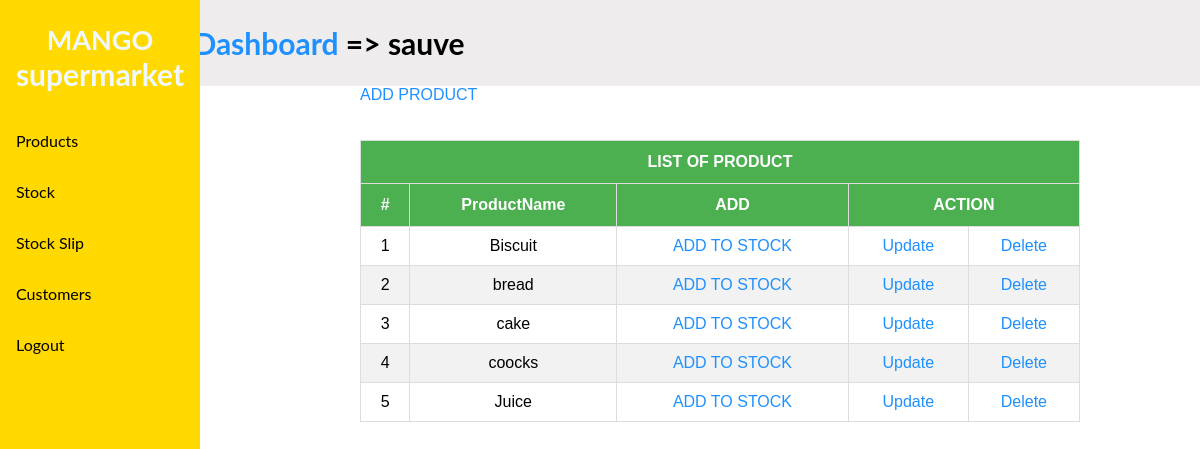
The app's page /vproduct.php (signed in) with its own data.
### tables this page shows
CREATE TABLE `product` (
  `productId` int(11) NOT NULL,
  `ProductName` text NOT NULL
);

### vproduct.php (the view, shortened to what this page needs)
<?php
include 'menus.php';
?>
<div id="customers">
<a href="product.php">ADD PRODUCT</a>
</div>
<table id="customers">
    <tr>
        <th colspan="5"> LIST OF PRODUCT </th>
    </tr>
    <tr>
    <th>#</th>
    <th>ProductName</th>
    <th>ADD</th>
    <th colspan="2">ACTION</th>
    </tr>
<?php
$sign="SELECT * FROM product ORDER BY ProductName ASC";
$si=$con->query($sign);
if ($si->num_rows > 0) {
    $i=1;
    while ($row=$si->fetch_assoc()) {
        $id=$row['productId'];
        $pname=$row['ProductName'];
        $stock='<a href="stock.php?pid='.$id.'&pname='.$pname.'">ADD TO STOCK</a>';
        $update='<a href="update.php?upid='.$id.'&pname='.$pname.'">Update</a>';
        $delete='<a href="delete.php?did='.$id.'">Delete</a>';
        ?>
    <tr>
    <td><?= $i++;?></td>
    <td><?= $pname;?></td>
    <td><?= $stock;?></td>
    <td><?= $update;?></td>
    <td><?= $delete;?></td>
    </tr>
        <?php
    }
}
else{
    ?>
    <tr>
        <td colspan="3">No Product Found In The Table</td>
    </tr>
    <?php
}
?>
</table>

### css/main.css (style rules this page uses)
* { text-decoration: none; }
a { color: dodgerblue; }
#customers { margin-left: 30%; font-family: "Trebuchet MS", Arial, Helvetica, sans-serif; border-collapse: collapse; width: 60%; }
table { margin-top: 3%; text-align: center; align-items: center; }
#customers td, #customers th { border: 1px solid #ddd; padding: 10px; }
#customers tr:nth-child(even) { background-color: #f2f2f2; }
#customers th { padding-top: 12px; padding-bottom: 12px; text-align: center; background-color: #4CAF50; color: white; }

### records on screen
product: ProductName "Biscuit"
product: ProductName "bread"
product: ProductName "cake"
product: ProductName "coocks"
product: ProductName "Juice"

### other values on screen
$_SESSION['username'] "sauve"
